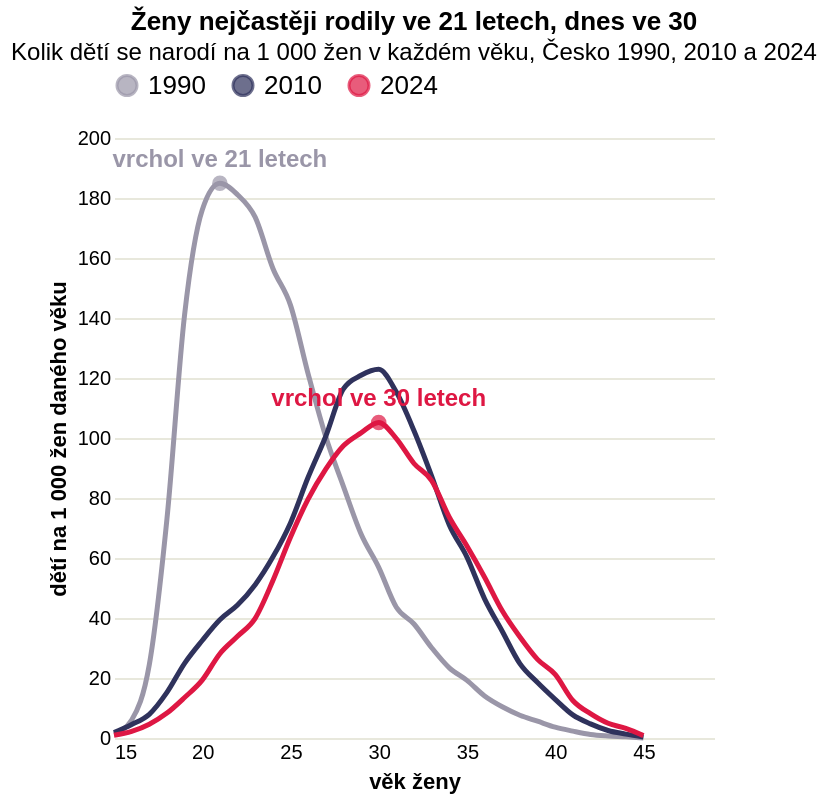

Describe this chart as a Vega-Lite specification.
### Vega-Lite specification from a JSON file in a GitHub repository (floating-point values rounded to 4 significant figures)
{"$schema": "https://vega.github.io/schema/vega-lite/v5.json", "title": {"text": "Ženy nejčastěji rodily ve 21 letech, dnes ve 30", "subtitle": "Kolik dětí se narodí na 1 000 žen v každém věku, Česko 1990, 2010 a 2024"}, "_source": "[ČSÚ, Demografická příručka 2024, tab. 6.11 Míry plodnosti žen podle věku](https://csu.gov.cz/produkty/demograficka-prirucka-2024)", "height": 300, "data": {"values": [{"vek": 15, "rok": 1990, "na1000": 1.3, "rokS": "1990", "lab": "1,3"}, {"vek": 15, "rok": 2010, "na1000": 1.8, "rokS": "2010", "lab": "1,8"}, {"vek": 15, "rok": 2024, "na1000": 0.9, "rokS": "2024", "lab": "0,9"}, {"vek": 16, "rok": 1990, "na1000": 6, "rokS": "1990", "lab": "6,0"}, {"vek": 16, "rok": 2010, "na1000": 4.5, "rokS": "2010", "lab": "4,5"}, {"vek": 16, "rok": 2024, "na1000": 2.2, "rokS": "2024", "lab": "2,2"}, {"vek": 17, "rok": 1990, "na1000": 24.4, "rokS": "1990", "lab": "24,4"}, {"vek": 17, "rok": 2010, "na1000": 7.9, "rokS": "2010", "lab": "7,9"}, {"vek": 17, "rok": 2024, "na1000": 4.6, "rokS": "2024", "lab": "4,6"}, {"vek": 18, "rok": 1990, "na1000": 73, "rokS": "1990", "lab": "73,0"}, {"vek": 18, "rok": 2010, "na1000": 15.2, "rokS": "2010", "lab": "15,2"}, {"vek": 18, "rok": 2024, "na1000": 8.3, "rokS": "2024", "lab": "8,3"}, {"vek": 19, "rok": 1990, "na1000": 141.1, "rokS": "1990", "lab": "141,1"}, {"vek": 19, "rok": 2010, "na1000": 24.9, "rokS": "2010", "lab": "24,9"}, {"vek": 19, "rok": 2024, "na1000": 13.5, "rokS": "2024", "lab": "13,5"}, {"vek": 20, "rok": 1990, "na1000": 176, "rokS": "1990", "lab": "176,0"}, {"vek": 20, "rok": 2010, "na1000": 32.5, "rokS": "2010", "lab": "32,5"}, {"vek": 20, "rok": 2024, "na1000": 19.3, "rokS": "2024", "lab": "19,3"}, {"vek": 21, "rok": 1990, "na1000": 184.9, "rokS": "1990", "lab": "184,9"}, {"vek": 21, "rok": 2010, "na1000": 39.4, "rokS": "2010", "lab": "39,4"}, {"vek": 21, "rok": 2024, "na1000": 28.1, "rokS": "2024", "lab": "28,1"}, {"vek": 22, "rok": 1990, "na1000": 181.1, "rokS": "1990", "lab": "181,1"}, {"vek": 22, "rok": 2010, "na1000": 44.3, "rokS": "2010", "lab": "44,3"}, {"vek": 22, "rok": 2024, "na1000": 33.9, "rokS": "2024", "lab": "33,9"}, {"vek": 23, "rok": 1990, "na1000": 173.6, "rokS": "1990", "lab": "173,6"}, {"vek": 23, "rok": 2010, "na1000": 51.1, "rokS": "2010", "lab": "51,1"}, {"vek": 23, "rok": 2024, "na1000": 39.9, "rokS": "2024", "lab": "39,9"}, {"vek": 24, "rok": 1990, "na1000": 156.6, "rokS": "1990", "lab": "156,6"}, {"vek": 24, "rok": 2010, "na1000": 60.3, "rokS": "2010", "lab": "60,3"}, {"vek": 24, "rok": 2024, "na1000": 52.4, "rokS": "2024", "lab": "52,4"}, {"vek": 25, "rok": 1990, "na1000": 144.3, "rokS": "1990", "lab": "144,3"}, {"vek": 25, "rok": 2010, "na1000": 71.7, "rokS": "2010", "lab": "71,7"}, {"vek": 25, "rok": 2024, "na1000": 66.9, "rokS": "2024", "lab": "66,9"}, {"vek": 26, "rok": 1990, "na1000": 121.4, "rokS": "1990", "lab": "121,4"}, {"vek": 26, "rok": 2010, "na1000": 86.9, "rokS": "2010", "lab": "86,9"}, {"vek": 26, "rok": 2024, "na1000": 79.6, "rokS": "2024", "lab": "79,6"}, {"vek": 27, "rok": 1990, "na1000": 100.4, "rokS": "1990", "lab": "100,4"}, {"vek": 27, "rok": 2010, "na1000": 100.6, "rokS": "2010", "lab": "100,6"}, {"vek": 27, "rok": 2024, "na1000": 89.6, "rokS": "2024", "lab": "89,6"}, {"vek": 28, "rok": 1990, "na1000": 83.9, "rokS": "1990", "lab": "83,9"}, {"vek": 28, "rok": 2010, "na1000": 116.4, "rokS": "2010", "lab": "116,4"}, {"vek": 28, "rok": 2024, "na1000": 97.4, "rokS": "2024", "lab": "97,4"}, {"vek": 29, "rok": 1990, "na1000": 68, "rokS": "1990", "lab": "68,0"}, {"vek": 29, "rok": 2010, "na1000": 120.9, "rokS": "2010", "lab": "120,9"}, {"vek": 29, "rok": 2024, "na1000": 101.7, "rokS": "2024", "lab": "101,7"}, {"vek": 30, "rok": 1990, "na1000": 56.9, "rokS": "1990", "lab": "56,9"}, {"vek": 30, "rok": 2010, "na1000": 122.9, "rokS": "2010", "lab": "122,9"}, {"vek": 30, "rok": 2024, "na1000": 105.2, "rokS": "2024", "lab": "105,2"}, {"vek": 31, "rok": 1990, "na1000": 43.6, "rokS": "1990", "lab": "43,6"}, {"vek": 31, "rok": 2010, "na1000": 115.3, "rokS": "2010", "lab": "115,3"}, {"vek": 31, "rok": 2024, "na1000": 99.8, "rokS": "2024", "lab": "99,8"}, {"vek": 32, "rok": 1990, "na1000": 38, "rokS": "1990", "lab": "38,0"}, {"vek": 32, "rok": 2010, "na1000": 102.4, "rokS": "2010", "lab": "102,4"}, {"vek": 32, "rok": 2024, "na1000": 91.5, "rokS": "2024", "lab": "91,5"}, {"vek": 33, "rok": 1990, "na1000": 30.1, "rokS": "1990", "lab": "30,1"}, {"vek": 33, "rok": 2010, "na1000": 87.3, "rokS": "2010", "lab": "87,3"}, {"vek": 33, "rok": 2024, "na1000": 85.8, "rokS": "2024", "lab": "85,8"}, {"vek": 34, "rok": 1990, "na1000": 23.4, "rokS": "1990", "lab": "23,4"}, {"vek": 34, "rok": 2010, "na1000": 71, "rokS": "2010", "lab": "71,0"}, {"vek": 34, "rok": 2024, "na1000": 73.6, "rokS": "2024", "lab": "73,6"}, {"vek": 35, "rok": 1990, "na1000": 19.2, "rokS": "1990", "lab": "19,2"}, {"vek": 35, "rok": 2010, "na1000": 60.3, "rokS": "2010", "lab": "60,3"}, {"vek": 35, "rok": 2024, "na1000": 64, "rokS": "2024", "lab": "64,0"}, {"vek": 36, "rok": 1990, "na1000": 14, "rokS": "1990", "lab": "14,0"}, {"vek": 36, "rok": 2010, "na1000": 46.4, "rokS": "2010", "lab": "46,4"}, {"vek": 36, "rok": 2024, "na1000": 53.6, "rokS": "2024", "lab": "53,6"}, {"vek": 37, "rok": 1990, "na1000": 10.4, "rokS": "1990", "lab": "10,4"}, {"vek": 37, "rok": 2010, "na1000": 35.6, "rokS": "2010", "lab": "35,6"}, {"vek": 37, "rok": 2024, "na1000": 42.4, "rokS": "2024", "lab": "42,4"}, {"vek": 38, "rok": 1990, "na1000": 7.6, "rokS": "1990", "lab": "7,6"}, {"vek": 38, "rok": 2010, "na1000": 24.8, "rokS": "2010", "lab": "24,8"}, {"vek": 38, "rok": 2024, "na1000": 33.7, "rokS": "2024", "lab": "33,7"}, {"vek": 39, "rok": 1990, "na1000": 5.6, "rokS": "1990", "lab": "5,6"}, {"vek": 39, "rok": 2010, "na1000": 18.5, "rokS": "2010", "lab": "18,5"}, {"vek": 39, "rok": 2024, "na1000": 26.2, "rokS": "2024", "lab": "26,2"}, {"vek": 40, "rok": 1990, "na1000": 3.6, "rokS": "1990", "lab": "3,6"}, {"vek": 40, "rok": 2010, "na1000": 12.9, "rokS": "2010", "lab": "12,9"}, {"vek": 40, "rok": 2024, "na1000": 21.2, "rokS": "2024", "lab": "21,2"}, {"vek": 41, "rok": 1990, "na1000": 2.3, "rokS": "1990", "lab": "2,3"}, {"vek": 41, "rok": 2010, "na1000": 7.7, "rokS": "2010", "lab": "7,7"}, {"vek": 41, "rok": 2024, "na1000": 12.5, "rokS": "2024", "lab": "12,5"}, {"vek": 42, "rok": 1990, "na1000": 1.2, "rokS": "1990", "lab": "1,2"}, {"vek": 42, "rok": 2010, "na1000": 4.7, "rokS": "2010", "lab": "4,7"}, {"vek": 42, "rok": 2024, "na1000": 8.1, "rokS": "2024", "lab": "8,1"}, {"vek": 43, "rok": 1990, "na1000": 0.7, "rokS": "1990", "lab": "0,7"}, {"vek": 43, "rok": 2010, "na1000": 2.5, "rokS": "2010", "lab": "2,5"}, {"vek": 43, "rok": 2024, "na1000": 4.9, "rokS": "2024", "lab": "4,9"}, {"vek": 44, "rok": 1990, "na1000": 0.4, "rokS": "1990", "lab": "0,4"}, {"vek": 44, "rok": 2010, "na1000": 1.3, "rokS": "2010", "lab": "1,3"}, {"vek": 44, "rok": 2024, "na1000": 3.2, "rokS": "2024", "lab": "3,2"}, {"vek": 45, "rok": 1990, "na1000": 0, "rokS": "1990", "lab": "0,0"}, {"vek": 45, "rok": 2010, "na1000": 0.3, "rokS": "2010", "lab": "0,3"}, {"vek": 45, "rok": 2024, "na1000": 0.8, "rokS": "2024", "lab": "0,8"}]}, "layer": [{"mark": {"type": "line", "strokeWidth": 2.5, "interpolate": "monotone"}, "encoding": {"x": {"field": "vek", "type": "quantitative", "title": "věk ženy", "scale": {"domain": [15, 49], "nice": false}, "axis": {"values": [15, 20, 25, 30, 35, 40, 45], "grid": false, "domain": false, "ticks": false}}, "y": {"field": "na1000", "type": "quantitative", "title": "dětí na 1 000 žen daného věku", "axis": {"grid": true, "gridColor": "#e8e8dc", "domain": false, "ticks": false}}, "color": {"field": "rokS", "type": "nominal", "scale": {"domain": ["1990", "2010", "2024"], "range": ["#9a96a8", "#2f325c", "#de1743"]}, "legend": {"orient": "top", "title": null, "labelFontSize": 13}}, "tooltip": [{"field": "rokS", "title": "Rok"}, {"field": "vek", "title": "Věk"}, {"field": "lab", "title": "Dětí na 1 000 žen"}]}}, {"data": {"values": [{"vek": 21, "rok": 1990, "na1000": 184.9, "rokS": "1990", "lab": "184,9", "txt": "vrchol 21 let"}, {"vek": 30, "rok": 2024, "na1000": 105.2, "rokS": "2024", "lab": "105,2", "txt": "vrchol 30 let"}]}, "mark": {"type": "point", "filled": true, "size": 60}, "encoding": {"x": {"field": "vek", "type": "quantitative"}, "y": {"field": "na1000", "type": "quantitative"}, "color": {"field": "rokS", "type": "nominal", "scale": {"domain": ["1990", "2010", "2024"], "range": ["#9a96a8", "#2f325c", "#de1743"]}, "legend": {"orient": "top", "title": null, "labelFontSize": 13}}}}, {"data": {"values": [{"vek": 21, "rok": 1990, "na1000": 184.9, "rokS": "1990", "lab": "184,9", "txt": "vrchol ve 21 letech"}, {"vek": 30, "rok": 2024, "na1000": 105.2, "rokS": "2024", "lab": "105,2", "txt": "vrchol ve 30 letech"}]}, "mark": {"type": "text", "dy": -12, "fontWeight": "bold", "fontSize": 12}, "encoding": {"x": {"field": "vek", "type": "quantitative"}, "y": {"field": "na1000", "type": "quantitative"}, "text": {"field": "txt"}, "color": {"field": "rokS", "type": "nominal", "scale": {"domain": ["1990", "2010", "2024"], "range": ["#9a96a8", "#2f325c", "#de1743"]}, "legend": {"orient": "top", "title": null, "labelFontSize": 13}}}}], "config": {"view": {"stroke": "transparent"}}}
